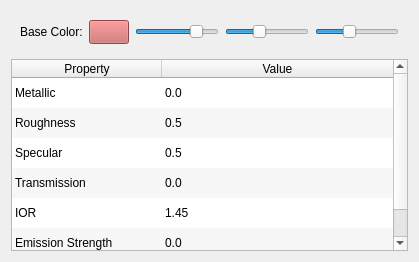
           <widget class="QWidget" name="surfaceTab">
            <attribute name="title">
             <string>Surface</string>
            </attribute>
            <layout class="QVBoxLayout" name="verticalLayout_Surface">
             <item>
              <widget class="QWidget" name="colorPicker" native="true">
               <layout class="QFormLayout" name="formLayout_ColorPicker">
                <item row="0" column="0">
                 <widget class="QLabel" name="baseColorLabel">
                  <property name="text">
                   <string>Base Color:</string>
                  </property>
                 </widget>
                </item>
                <item row="0" column="1">
                 <layout class="QHBoxLayout" name="horizontalLayout_colorPicker">
                  <item>
                   <widget class="QPushButton" name="colorPickerButton">
                    <property name="minimumSize">
                     <size>
                      <width>40</width>
                      <height>24</height>
                     </size>
                    </property>
                    <property name="maximumSize">
                     <size>
                      <width>40</width>
                      <height>24</height>
                     </size>
                    </property>
                    <property name="styleSheet">
                     <string>background-color: rgb(200, 100, 100);</string>
                    </property>
                    <property name="text">
                     <string/>
                    </property>
                   </widget>
                  </item>
                  <item>
                   <widget class="QSlider" name="rSlider">
                    <property name="maximum">
                     <number>255</number>
                    </property>
                    <property name="value">
                     <number>200</number>
                    </property>
                    <property name="orientation">
                     <enum>Qt::Orientation::Horizontal</enum>
                    </property>
                   </widget>
                  </item>
                  <item>
                   <widget class="QSlider" name="gSlider">
                    <property name="maximum">
                     <number>255</number>
                    </property>
                    <property name="value">
                     <number>100</number>
                    </property>
                    <property name="orientation">
                     <enum>Qt::Orientation::Horizontal</enum>
                    </property>
                   </widget>
                  </item>
                  <item>
                   <widget class="QSlider" name="bSlider">
                    <property name="maximum">
                     <number>255</number>
                    </property>
                    <property name="value">
                     <number>100</number>
                    </property>
                    <property name="orientation">
                     <enum>Qt::Orientation::Horizontal</enum>
                    </property>
                   </widget>
                  </item>
                 </layout>
                </item>
               </layout>
              </widget>
             </item>
             <item>
              <widget class="QTableWidget" name="materialPropertiesTable">
               <property name="alternatingRowColors">
                <bool>true</bool>
               </property>
               <property name="showGrid">
                <bool>false</bool>
               </property>
               <property name="cornerButtonEnabled">
                <bool>false</bool>
               </property>
               <property name="rowCount">
                <number>6</number>
               </property>
               <property name="columnCount">
                <number>2</number>
               </property>
               <attribute name="horizontalHeaderDefaultSectionSize">
                <number>150</number>
               </attribute>
               <attribute name="horizontalHeaderStretchLastSection">
                <bool>true</bool>
               </attribute>
               <attribute name="verticalHeaderVisible">
                <bool>false</bool>
               </attribute>
               <row/>
               <row/>
               <row/>
               <row/>
               <row/>
               <row/>
               <column>
                <property name="text">
                 <string>Property</string>
                </property>
               </column>
               <column>
                <property name="text">
                 <string>Value</string>
                </property>
               </column>
               <item row="0" column="0">
                <property name="text">
                 <string>Metallic</string>
                </property>
               </item>
               <item row="0" column="1">
                <property name="text">
                 <string>0.0</string>
                </property>
               </item>
               <item row="1" column="0">
                <property name="text">
                 <string>Roughness</string>
                </property>
               </item>
               <item row="1" column="1">
                <property name="text">
                 <string>0.5</string>
                </property>
               </item>
               <item row="2" column="0">
                <property name="text">
                 <string>Specular</string>
                </property>
               </item>
               <item row="2" column="1">
                <property name="text">
                 <string>0.5</string>
                </property>
               </item>
               <item row="3" column="0">
                <property name="text">
                 <string>Transmission</string>
                </property>
               </item>
               <item row="3" column="1">
                <property name="text">
                 <string>0.0</string>
                </property>
               </item>
               <item row="4" column="0">
                <property name="text">
                 <string>IOR</string>
                </property>
               </item>
               <item row="4" column="1">
                <property name="text">
                 <string>1.45</string>
                </property>
               </item>
               <item row="5" column="0">
                <property name="text">
                 <string>Emission Strength</string>
                </property>
               </item>
               <item row="5" column="1">
                <property name="text">
                 <string>0.0</string>
                </property>
               </item>
              </widget>
             </item>
            </layout>
           </widget>
